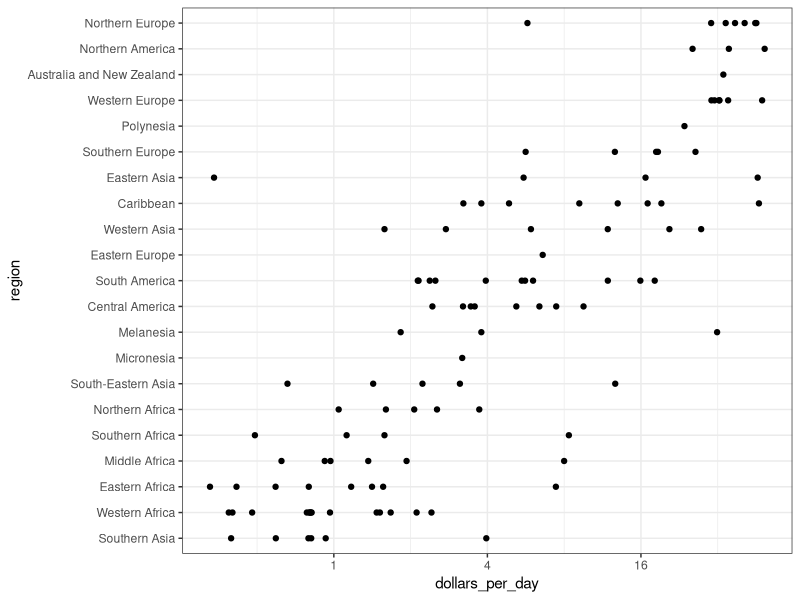
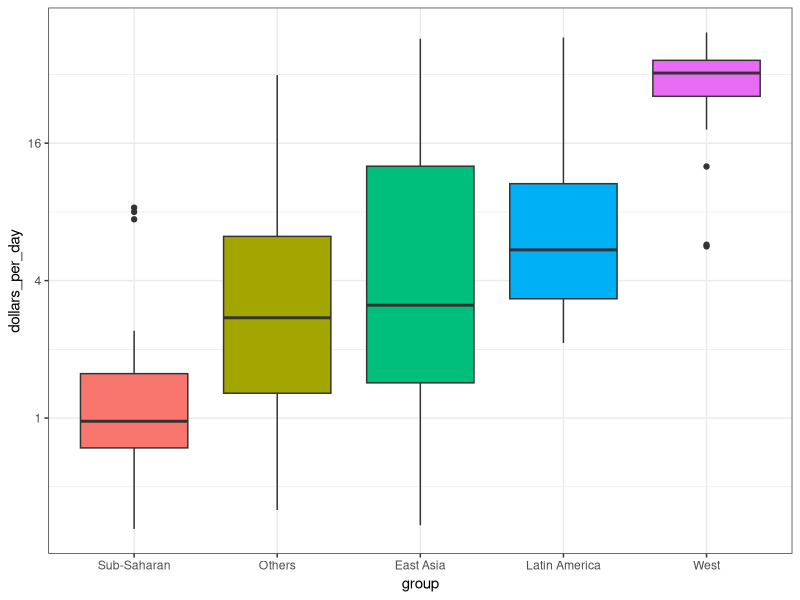

These figures' R source, in order:
library(tidyverse)
library(dslabs)
data(gapminder)

ds_theme_set()

gapminder <- gapminder %>% mutate(dollars_per_day = gdp/population/365)
head(gapminder)

# when ordered by region, we can very clearly see that there is indeed a west vs
# the rest dichotomy
gapminder %>% filter(year == 1970 & !is.na(gdp)) %>% 
  mutate(region = reorder(region, dollars_per_day, FUN = median)) %>%
  ggplot(aes(dollars_per_day, region)) +
  geom_point() + scale_x_continuous(trans = "log2")

# grouping by regions in boxplot
gapminder <- gapminder %>% mutate(group = case_when(
  region %in% c("Western Europe", "Northern Europe","Southern Europe", 
                "Northern America", 
                "Australia and New Zealand") ~ "West",
  region %in% c("Eastern Asia", "South-Eastern Asia") ~ "East Asia",
  region %in% c("Caribbean", "Central America", 
                "South America") ~ "Latin America",
  continent == "Africa" & 
    region != "Northern Africa" ~ "Sub-Saharan",
  TRUE ~ "Others"))

gapminder %>% filter(year == 1970 & !is.na(gdp)) %>% 
  mutate(group = reorder(group, dollars_per_day, FUN = median)) %>%
  ggplot(aes(group, dollars_per_day, fill = group)) +
  geom_boxplot(show.legend = FALSE) + scale_y_continuous(trans = "log2")
